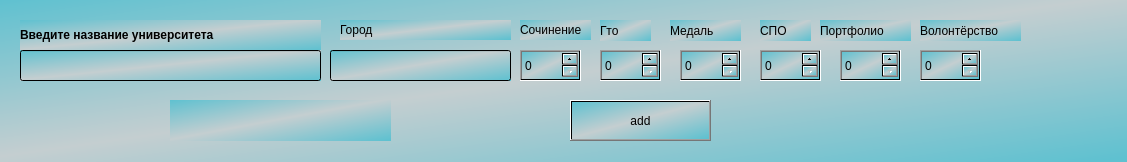
<?xml version="1.0" encoding="UTF-8"?>
<ui version="4.0">
 <class>Dialog</class>
 <widget class="QDialog" name="Dialog">
  <property name="geometry">
   <rect>
    <x>0</x>
    <y>0</y>
    <width>1127</width>
    <height>162</height>
   </rect>
  </property>
  <property name="windowTitle">
   <string>Dialog</string>
  </property>
  <property name="styleSheet">
   <string notr="true">background-color: qlineargradient(spread:pad, x1:0, y1:0, x2:1, y2:1, stop:0 rgba(95, 193, 208, 255), stop:0.482955 rgba(196, 206, 208, 255), stop:0.982955 rgba(95, 193, 208, 255));</string>
  </property>
  <widget class="QSpinBox" name="essay">
   <property name="geometry">
    <rect>
     <x>520</x>
     <y>50</y>
     <width>61</width>
     <height>31</height>
    </rect>
   </property>
  </widget>
  <widget class="QPushButton" name="pushButton">
   <property name="geometry">
    <rect>
     <x>570</x>
     <y>100</y>
     <width>141</width>
     <height>41</height>
    </rect>
   </property>
   <property name="text">
    <string>add</string>
   </property>
  </widget>
  <widget class="QLabel" name="label_3">
   <property name="geometry">
    <rect>
     <x>600</x>
     <y>20</y>
     <width>51</width>
     <height>21</height>
    </rect>
   </property>
   <property name="text">
    <string>Гто</string>
   </property>
  </widget>
  <widget class="QLabel" name="label">
   <property name="geometry">
    <rect>
     <x>20</x>
     <y>20</y>
     <width>301</width>
     <height>31</height>
    </rect>
   </property>
   <property name="text">
    <string>&lt;html&gt;&lt;head/&gt;&lt;body&gt;&lt;p&gt;&lt;span style=&quot; font-weight:600;&quot;&gt;Введите название университета&lt;/span&gt;&lt;/p&gt;&lt;/body&gt;&lt;/html&gt;</string>
   </property>
  </widget>
  <widget class="QLabel" name="label_4">
   <property name="geometry">
    <rect>
     <x>670</x>
     <y>20</y>
     <width>71</width>
     <height>21</height>
    </rect>
   </property>
   <property name="text">
    <string>Медаль</string>
   </property>
  </widget>
  <widget class="QSpinBox" name="spo">
   <property name="geometry">
    <rect>
     <x>760</x>
     <y>50</y>
     <width>61</width>
     <height>31</height>
    </rect>
   </property>
  </widget>
  <widget class="QLabel" name="label_6">
   <property name="geometry">
    <rect>
     <x>820</x>
     <y>20</y>
     <width>91</width>
     <height>21</height>
    </rect>
   </property>
   <property name="text">
    <string>Портфолио</string>
   </property>
  </widget>
  <widget class="QSpinBox" name="medal">
   <property name="geometry">
    <rect>
     <x>680</x>
     <y>50</y>
     <width>61</width>
     <height>31</height>
    </rect>
   </property>
  </widget>
  <widget class="QSpinBox" name="portfolio">
   <property name="geometry">
    <rect>
     <x>840</x>
     <y>50</y>
     <width>61</width>
     <height>31</height>
    </rect>
   </property>
  </widget>
  <widget class="QSpinBox" name="gto">
   <property name="geometry">
    <rect>
     <x>600</x>
     <y>50</y>
     <width>61</width>
     <height>31</height>
    </rect>
   </property>
  </widget>
  <widget class="QLabel" name="label_5">
   <property name="geometry">
    <rect>
     <x>760</x>
     <y>20</y>
     <width>51</width>
     <height>21</height>
    </rect>
   </property>
   <property name="text">
    <string>СПО</string>
   </property>
  </widget>
  <widget class="QSpinBox" name="volunteering">
   <property name="geometry">
    <rect>
     <x>920</x>
     <y>50</y>
     <width>61</width>
     <height>31</height>
    </rect>
   </property>
  </widget>
  <widget class="QLineEdit" name="lineEdit">
   <property name="geometry">
    <rect>
     <x>20</x>
     <y>50</y>
     <width>301</width>
     <height>31</height>
    </rect>
   </property>
  </widget>
  <widget class="QLabel" name="label_2">
   <property name="geometry">
    <rect>
     <x>520</x>
     <y>20</y>
     <width>71</width>
     <height>20</height>
    </rect>
   </property>
   <property name="text">
    <string>Сочинение</string>
   </property>
  </widget>
  <widget class="QLabel" name="label_7">
   <property name="geometry">
    <rect>
     <x>920</x>
     <y>20</y>
     <width>101</width>
     <height>21</height>
    </rect>
   </property>
   <property name="text">
    <string>Волонтёрство</string>
   </property>
  </widget>
  <widget class="QLineEdit" name="lineEdit_2">
   <property name="geometry">
    <rect>
     <x>330</x>
     <y>50</y>
     <width>181</width>
     <height>31</height>
    </rect>
   </property>
  </widget>
  <widget class="QLabel" name="label_8">
   <property name="geometry">
    <rect>
     <x>340</x>
     <y>20</y>
     <width>171</width>
     <height>20</height>
    </rect>
   </property>
   <property name="text">
    <string>Город</string>
   </property>
  </widget>
  <widget class="QLabel" name="label_9">
   <property name="geometry">
    <rect>
     <x>170</x>
     <y>100</y>
     <width>221</width>
     <height>41</height>
    </rect>
   </property>
   <property name="text">
    <string/>
   </property>
  </widget>
 </widget>
 <resources/>
 <connections/>
</ui>
